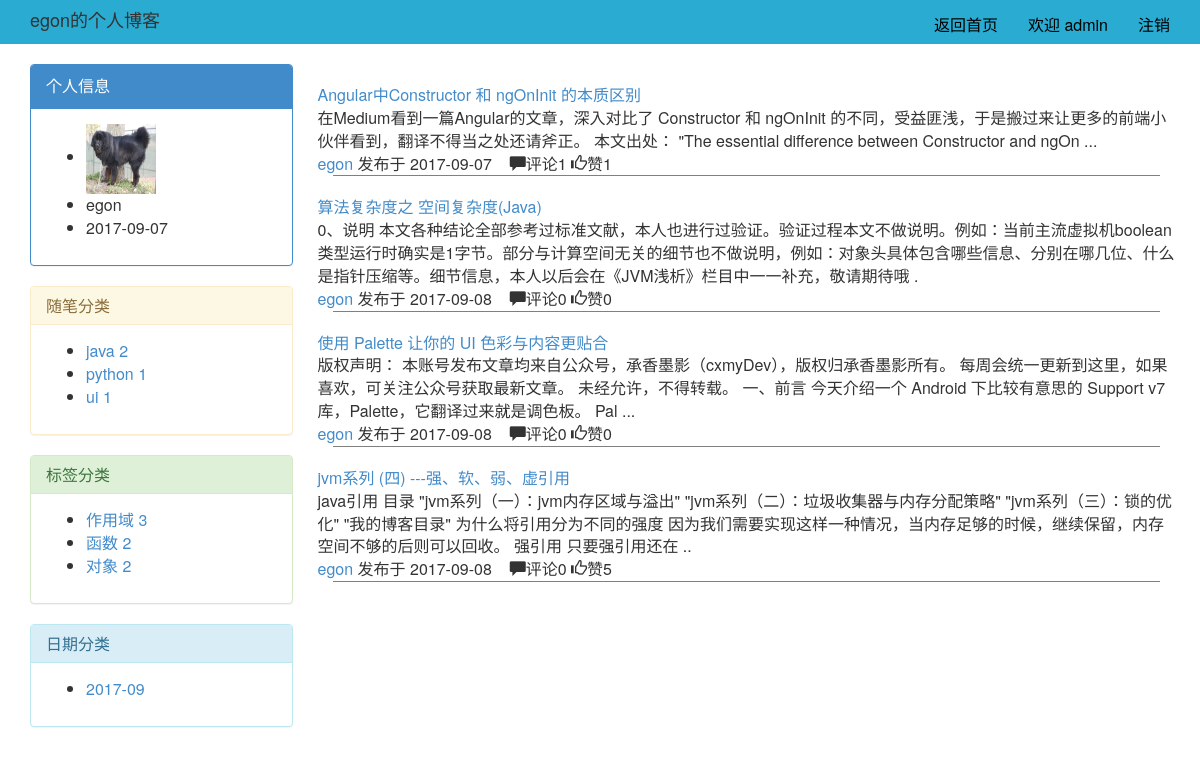
Screenshot of /blog/egon (signed in) with the database file from the repository.
### blog/models.py (models this page shows, shortened)
class UserInfo(AbstractUser):
    nid = models.BigAutoField(primary_key=True)
    nickname = models.CharField(verbose_name='昵称', max_length=32)
    telephone = models.CharField(max_length=11, blank=True, null=True, unique=True, verbose_name='手机号码')
    avatar = models.FileField(verbose_name='头像', upload_to='./upload/avatar/',default="./upload/avatar/avatar.png")
    create_time = models.DateTimeField(verbose_name='创建时间',auto_now_add=True)
    fans = models.ManyToManyField(verbose_name='粉丝们',
                                  to='UserInfo',
                                  through='UserFans',
                                  through_fields=('user', 'follower'))

class Category(models.Model):
    nid = models.AutoField(primary_key=True)
    title = models.CharField(verbose_name='分类标题', max_length=32)
    blog = models.ForeignKey(verbose_name='所属博客', to='Blog', to_field='nid')

class Article(models.Model):
    nid = models.BigAutoField(primary_key=True)
    title = models.CharField(max_length=50, verbose_name='文章标题')
    desc = models.CharField(max_length=255, verbose_name='文章描述')
    read_count = models.IntegerField(default=0)
    comment_count = models.IntegerField(default=0)
    up_count = models.IntegerField(default=0)
    down_count = models.IntegerField(default=0)
    category = models.ForeignKey(verbose_name='文章类型', to='Category', to_field='nid', null=True)
    create_time = models.DateTimeField(verbose_name='创建时间', auto_now_add=True)
    blog = models.ForeignKey(verbose_name='所属博客', to='Blog', to_field='nid')
    tags = models.ManyToManyField(
        to="Tag",
        through='Article2Tag',
        through_fields=('article', 'tag'),
    )
    type_choices = [
        (1, "Python"),
        (2, "Linux"),
        (3, "OpenStack"),
        (4, "GoLang"),
    ]
    article_type_id = models.IntegerField(choices=type_choices, default=None)
    objects=ArticleManager()
    def __str__(self):
        return self.title

class Blog(models.Model):
    nid = models.BigAutoField(primary_key=True)
    title = models.CharField(verbose_name='个人博客标题', max_length=64)
    site = models.CharField(verbose_name='个人博客后缀', max_length=32, unique=True)
    theme = models.CharField(verbose_name='博客主题', max_length=32)
    user = models.OneToOneField(to='UserInfo', to_field='nid')

### blog/views.py (the view, shortened to what this page needs)
# urls.py: url("(?P<user_site>\w+)/article/(?P<condition>category|tag|date)/(?P<para>\w+-*\w*)", views.homeSite),
def homeSite(request,user_site,**kwargs):
    user=UserInfo.objects.filter(username=user_site).first()
    currentBlog=Blog.objects.filter(user=user).first()
    article_list=Article.objects.filter(blog=currentBlog)
    print(article_list)
    category_list=Category.objects.filter(blog=currentBlog)
    from django.db.models import Avg, Sum, Min, Max, Count
    categoryRet=Article.objects.filter(blog=currentBlog).values_list("category__title","category__nid").annotate(Count("nid"))
    print(categoryRet) #<QuerySet [('java', 2), ('python', 1), ('ui', 1)]>
    tagRet=Article.objects.filter(blog=currentBlog).values_list("tags__title","tags__nid").annotate(Count("nid"))
    print(tagRet) # <QuerySet [('作用域', 3), ('函数', 2), ('对象', 2)]>
    dateRet=Article.objects.archive(blog=currentBlog)
    print("++++++++++",dateRet)
    print(kwargs)
    return render(request,"homeSite.html",locals())

### blog/models.py (called while the page is built)
    def archive(self,**kwargs):
        l = []
        for i in self.filter(**kwargs).values("create_time"):
            date = i["create_time"]
            t = date.strftime("%Y-%m")
            if t not in l:
                l.append(t)
        return l

### blog/views.py (called while the page is built)
def func_class(request):
    return {"func":settings.FUNCTION}

### templates/homeSite.html (shortened to what this page needs)
{% load staticfiles %}
<!DOCTYPE html>
<html lang="en">
<head>
    <link rel="stylesheet" href="{% static 'bootstrap/css/bootstrap.css' %}">
    <link rel="stylesheet" href="{% static 'css/homeSite.css' %}">
</head>
<body>
<div class="header">
    <div class="container">
        <div class="nav navbar-nav nav-left">
            <h4>{{ user.username }}的个人博客</h4>
        </div>
        <ul class="nav navbar-nav navbar-right">
            <li><a href="/index/">返回首页</a></li>
            {% if request.user.is_authenticated %}
                <li><a href="/login/">欢迎 {{ request.user.username }}</a></li>
                <li><a href="/logout/">注销</a></li>
            {% else %}
                <li><a href="/login/">登录</a></li>
                <li><a href="#">注册</a></li>
            {% endif %}
        </ul>
    </div>
</div>
<div class="container">
    <div class="row">
        <div class="col-md-3">
            <div class="panel panel-primary">
                <div class="panel-heading">个人信息</div>
                <div class="panel-body">
                    <ul>
                        <li><img src="{{ user.avatar.url }}" alt="" width="70px" height="70px"></li>
                        <li>{{ user.username }}</li>
                        <li>{{ user.create_time|date:"Y-m-d" }}</li>
                    </ul>
                </div>
            </div>
            <div class="panel panel-warning">
                <div class="panel-heading">
                    <h3 class="panel-title">随笔分类</h3>
                </div>
                <div class="panel-body">
                    <ul>
                        {% for foo in categoryRet %}
                            <li>
                                <a href="/blog/{{ user.username }}/article/category/{{ foo.1 }}">{{ foo.0 }}&nbsp;{{ foo.2 }}</a>
                            </li>
                        {% endfor %}
                    </ul>
                </div>
            </div>
            <div class="panel panel-success">
                <div class="panel-heading">
                    <h3 class="panel-title">标签分类</h3>
                </div>
                <div class="panel-body">
                    <ul>
                        {% for foo in tagRet %}
                            <li>
                                <a href="/blog/{{ user.username }}/article/tag/{{ foo.1 }}">{{ foo.0 }}&nbsp;{{ foo.2 }}</a>
                            </li>
                        {% endfor %}
                    </ul>
                </div>
            </div>
            <div class="panel panel-info">
                <div class="panel-heading">
                    <h3 class="panel-title">日期分类</h3>
                </div>
                <div class="panel-body">
                    <ul>
                        {% for foo in dateRet %}
                            <li><a href="/blog/{{ user.username }}/article/date/{{ foo }}">{{ foo }}</a></li>
                        {% endfor %}
                    </ul>
                </div>
            </div>
        </div>
        <div class="col-md-9">
            <div class="article_list">
                {% for article in article_list %}
                    <div class="article_item">
                        <div class="row">
                            <div class="title">
                                <a href="/blog/{{ article.blog.user.username }}/article/{{ article.nid }}">{{ article.title }}</a>
                            </div>
                        </div>
                        <div class="row">
                            <div class="text">{{ article.desc }}</div>
                        </div>
                        <div class="row">
                            <div class="icon">
                                <span><a href="">{{ article.blog.user.username }}</a> 发布于</span>
                                <span class="timer">{{ article.create_time|date:"Y-m-d" }}</span> &nbsp;&nbsp;
                                <span class="glyphicon glyphicon-comment"></span>评论{{ article.comment_count }}
                                <span class="glyphicon glyphicon-thumbs-up"></span>赞{{ article.up_count }}
                            </div>
                        </div>
                    </div>
                {% endfor %}
            </div>
        </div>
    </div>
</div>
</body>
</html>

### blog/static/css/homeSite.css (style rules this page uses)
.header { width: 100%; height: 44px; background-color: #2aabd2; margin-bottom: 20px; }

### rows the page displays
UserInfo: username "egon", avatar (picture), create_time "2017-09-07"
UserInfo: user.username "admin"
Category: title "java", nid "2"
Category: title "python", foo "1"
Article: title "Angular中Constructor 和 ngOnInit 的本质区别", desc "在Medium看到一篇Angular的文章，深入对比了 Constructor 和 ngOnInit 的不同，受益匪浅，于是搬过来让更多的前端小伙伴看到，翻译不得当之处还请斧正。 本文出处： \"The essential difference between Constructor and ngOn ...", blog.user.username "egon", create_time "2017-09-07", comment_count "1", up_count "1"
Article: title "算法复杂度之 空间复杂度(Java)", desc "0、说明 本文各种结论全部参考过标准文献，本人也进行过验证。验证过程本文不做说明。例如：当前主流虚拟机boolean类型运行时确实是1字节。部分与计算空间无关的细节也不做说明，例如：对象头具体包含哪些信息、分别在哪几位、什么是指针压缩等。细节信息，本人以后会在《JVM浅析》栏目中一一补充，敬请期待哦 .", blog.user.username "egon", create_time "2017-09-08", comment_count "0", up_count "0"
Article: title "使用 Palette 让你的 UI 色彩与内容更贴合", desc "版权声明： 本账号发布文章均来自公众号，承香墨影（cxmyDev），版权归承香墨影所有。 每周会统一更新到这里，如果喜欢，可关注公众号获取最新文章。 未经允许，不得转载。 一、前言 今天介绍一个 Android 下比较有意思的 Support v7 库，Palette，它翻译过来就是调色板。 Pal ...", blog.user.username "egon", create_time "2017-09-08", comment_count "0", up_count "0"
Article: title "jvm系列 (四) ---强、软、弱、虚引用", desc "java引用 目录 \"jvm系列（一）：jvm内存区域与溢出\" \"jvm系列（二）：垃圾收集器与内存分配策略\" \"jvm系列（三）：锁的优化\" \"我的博客目录\" 为什么将引用分为不同的强度 因为我们需要实现这样一种情况，当内存足够的时候，继续保留，内存空间不够的后则可以回收。 强引用 只要强引用还在 ..", blog.user.username "egon", create_time "2017-09-08", comment_count "0", up_count "5"

### other values shown
{{ foo.0 }} "ui"
{{ foo.2 }} "1"
{{ foo.0 }} "作用域" "函数" "对象"
{{ foo.2 }} "3" "2" "2"
{{ foo }} "2017-09"
